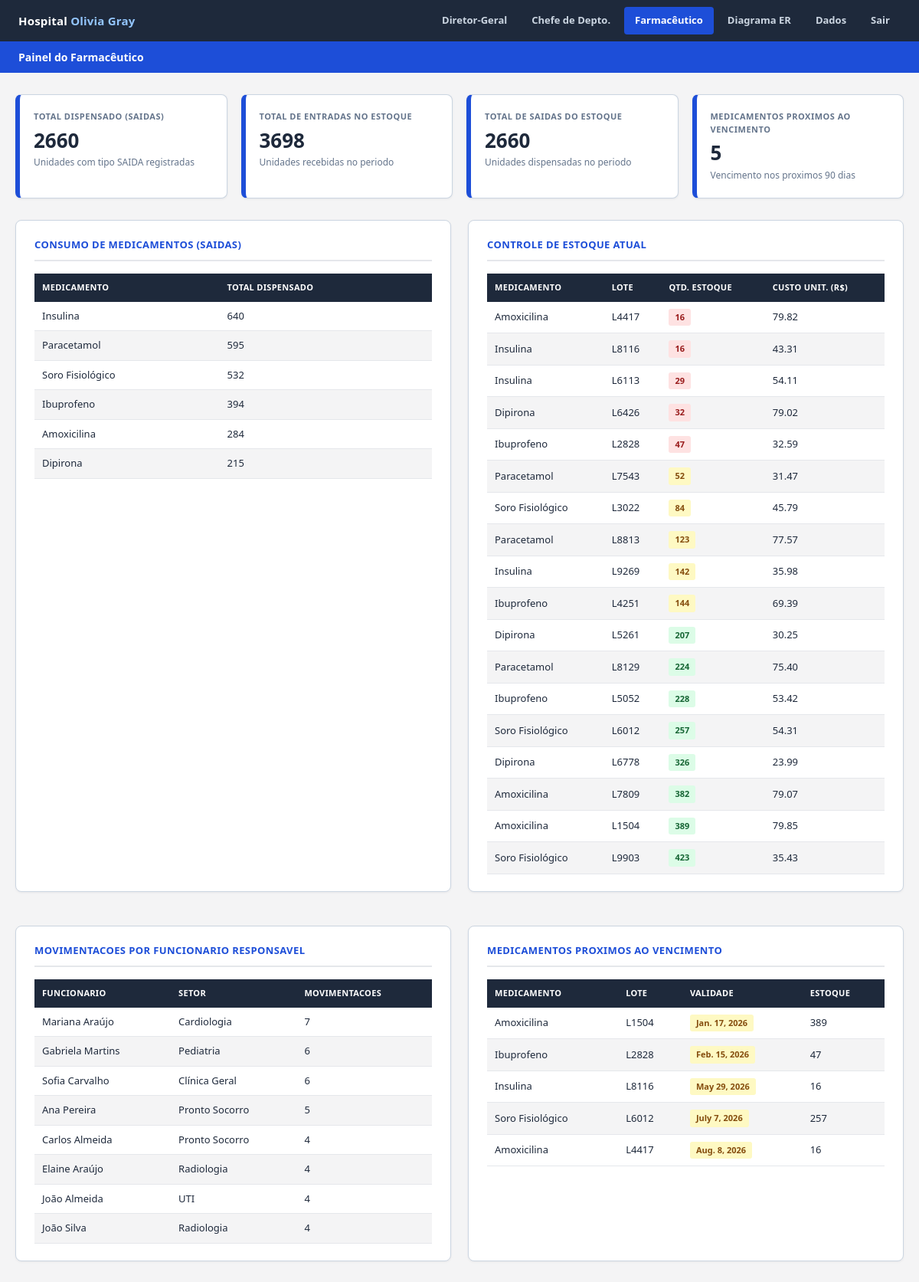
Screenshot of /dashboard/farmaceutico/ with the database file from the repository.
### hospital/models.py (models this page shows, shortened)
class Medicamento(models.Model):
    descricao = models.CharField(max_length=200)
    lote = models.CharField(max_length=50)
    validade = models.DateField()
    quantidade_estoque = models.IntegerField()
    custo_unitario = models.DecimalField(max_digits=10, decimal_places=2)
    class Meta:
        verbose_name = "Medicamento"
        verbose_name_plural = "Medicamentos"

class Funcionario(models.Model):
    nome = models.CharField(max_length=200)
    cargo = models.CharField(max_length=100)
    especialidade = models.CharField(max_length=100, blank=True)
    salario = models.DecimalField(max_digits=10, decimal_places=2)
    setor = models.CharField(max_length=100)
    data_admissao = models.DateField()
    class Meta:
        verbose_name = "Funcionário"
        verbose_name_plural = "Funcionários"

### hospital/views.py (the view)
# urls.py: path("dashboard/farmaceutico/", views.dashboard_farmaceutico, name="dashboard_farmaceutico"),
def dashboard_farmaceutico(request):
    estoque = m.Medicamento.objects.all().order_by("quantidade_estoque")
    total_dispensado = (
        m.MovimentacaoEstoque.objects.filter(tipo_movimentacao="SAIDA")
        .aggregate(total=Sum("quantidade"))["total"] or 0
    )
    consumo_por_medicamento = (
        m.MovimentacaoEstoque.objects.filter(tipo_movimentacao="SAIDA")
        .values("medicamento__descricao")
        .annotate(total_saida=Sum("quantidade"))
        .order_by("-total_saida")
    )
    movimentacao_por_funcionario = (
        m.MovimentacaoEstoque.objects.values(
            "funcionario_responsavel__nome",
            "funcionario_responsavel__setor",
        )
        .annotate(total=Count("id"))
        .order_by("-total")[:8]
    )
    entradas = (
        m.MovimentacaoEstoque.objects.filter(tipo_movimentacao="ENTRADA")
        .aggregate(total=Sum("quantidade"))["total"] or 0
    )
    saidas = (
        m.MovimentacaoEstoque.objects.filter(tipo_movimentacao="SAIDA")
        .aggregate(total=Sum("quantidade"))["total"] or 0
    )
    vencendo = m.Medicamento.objects.filter(
        validade__lte=date.today() + timedelta(days=90)
    ).order_by("validade")
    ctx = {
        "estoque": estoque,
        "total_dispensado": total_dispensado,
        "consumo_por_medicamento": consumo_por_medicamento,
        "movimentacao_por_funcionario": movimentacao_por_funcionario,
        "entradas": entradas,
        "saidas": saidas,
        "vencendo": vencendo,
    }
    return render(request, "hospital/dashboard_farmaceutico.html", ctx)

### hospital/templates/hospital/dashboard_farmaceutico.html (shortened to what this page needs)
{% extends "hospital/dashboard_base.html" %}
{% block subtitulo %}Painel do Farmacêutico{% endblock %}
{% block content %}
<div class="kpi-grid">
    <div class="kpi-card">
        <div class="kpi-label">Total Dispensado (Saidas)</div>
        <div class="kpi-valor">{{ total_dispensado }}</div>
        <div class="kpi-sub">Unidades com tipo SAIDA registradas</div>
    </div>
    <div class="kpi-card">
        <div class="kpi-label">Total de Entradas no Estoque</div>
        <div class="kpi-valor">{{ entradas }}</div>
        <div class="kpi-sub">Unidades recebidas no periodo</div>
    </div>
    <div class="kpi-card">
        <div class="kpi-label">Total de Saidas do Estoque</div>
        <div class="kpi-valor">{{ saidas }}</div>
        <div class="kpi-sub">Unidades dispensadas no periodo</div>
    </div>
    <div class="kpi-card">
        <div class="kpi-label">Medicamentos Proximos ao Vencimento</div>
        <div class="kpi-valor">{{ vencendo|length }}</div>
        <div class="kpi-sub">Vencimento nos proximos 90 dias</div>
    </div>
</div>
<div class="duas-colunas">
    <div class="secao">
        <div class="secao-titulo">Consumo de Medicamentos (Saidas)</div>
        <table>
            <thead>
                <tr>
                    <th>Medicamento</th>
                    <th>Total Dispensado</th>
                </tr>
            </thead>
            <tbody>
                {% for item in consumo_por_medicamento %}
                <tr>
                    <td>{{ item.medicamento__descricao }}</td>
                    <td>{{ item.total_saida }}</td>
                </tr>
                {% empty %}
                <tr><td colspan="2">Nenhuma saida registrada.</td></tr>
                {% endfor %}
            </tbody>
        </table>
    </div>
    <div class="secao">
        <div class="secao-titulo">Controle de Estoque Atual</div>
        <table>
            <thead>
                <tr>
                    <th>Medicamento</th>
                    <th>Lote</th>
                    <th>Qtd. Estoque</th>
                    <th>Custo Unit. (R$)</th>
                </tr>
            </thead>
            <tbody>
                {% for med in estoque %}
                <tr>
                    <td>{{ med.descricao }}</td>
                    <td>{{ med.lote }}</td>
                    <td>
                        {% if med.quantidade_estoque < 50 %}
                        <span class="tag tag-vermelha">{{ med.quantidade_estoque }}</span>
                        {% elif med.quantidade_estoque < 150 %}
                        <span class="tag tag-amarela">{{ med.quantidade_estoque }}</span>
                        {% else %}
                        <span class="tag tag-verde">{{ med.quantidade_estoque }}</span>
                        {% endif %}
                    </td>
                    <td>{{ med.custo_unitario|floatformat:2 }}</td>
                </tr>
                {% empty %}
                <tr><td colspan="4">Nenhum medicamento cadastrado.</td></tr>
                {% endfor %}
            </tbody>
        </table>
    </div>
</div>
<div class="duas-colunas">
    <div class="secao">
        <div class="secao-titulo">Movimentacoes por Funcionario Responsavel</div>
        <table>
            <thead>
                <tr>
                    <th>Funcionario</th>
                    <th>Setor</th>
                    <th>Movimentacoes</th>
                </tr>
            </thead>
            <tbody>
                {% for m in movimentacao_por_funcionario %}
                <tr>
                    <td>{{ m.funcionario_responsavel__nome|default:"-" }}</td>
                    <td>{{ m.funcionario_responsavel__setor|default:"-" }}</td>
                    <td>{{ m.total }}</td>
                </tr>
                {% empty %}
                <tr><td colspan="3">Nenhuma movimentacao registrada.</td></tr>
                {% endfor %}
            </tbody>
        </table>
    </div>
    <div class="secao">
        <div class="secao-titulo">Medicamentos Proximos ao Vencimento</div>
        <table>
            <thead>
                <tr>
                    <th>Medicamento</th>
                    <th>Lote</th>
                    <th>Validade</th>
                    <th>Estoque</th>
                </tr>
            </thead>
            <tbody>
                {% for med in vencendo %}
                <tr>
                    <td>{{ med.descricao }}</td>
                    <td>{{ med.lote }}</td>
                    <td><span class="tag tag-amarela">{{ med.validade }}</span></td>
                    <td>{{ med.quantidade_estoque }}</td>
                </tr>
                {% empty %}
                <tr><td colspan="4">Nenhum medicamento proximo ao vencimento.</td></tr>
                {% endfor %}
            </tbody>
        </table>
    </div>
</div>
{% endblock %}

### hospital/templates/hospital/dashboard_base.html (shortened to what this page needs)
{% load static %}
<!DOCTYPE html>
<html lang="pt-br">
<head>
</head>
<body>
<div class="topbar">
    <div class="marca">Hospital <span>Olivia Gray</span></div>
    <nav class="dash-nav">
        <a href="{% url 'dashboard_diretor' %}" {% if request.resolver_match.url_name == 'dashboard_diretor' %}class="ativo"{% endif %}>Diretor-Geral</a>
        <a href="{% url 'dashboard_chefe' %}" {% if request.resolver_match.url_name == 'dashboard_chefe' %}class="ativo"{% endif %}>Chefe de Depto.</a>
        <a href="{% url 'dashboard_farmaceutico' %}" {% if request.resolver_match.url_name == 'dashboard_farmaceutico' %}class="ativo"{% endif %}>Farmacêutico</a>
        <a href="{% url 'diagrama' %}" {% if request.resolver_match.url_name == 'diagrama' %}class="ativo"{% endif %}>Diagrama ER</a>
        <a href="{% url 'dashboard' %}" {% if request.resolver_match.url_name == 'dashboard' %}class="ativo"{% endif %}>Dados</a>
        <a href="{% url 'login' %}">Sair</a>
    </nav>
</div>
<div class="subbar">
    <span class="titulo-dash">{% block subtitulo %}{% endblock %}</span>
</div>
<main>
{% block content %}{% endblock %}
</main>
</body>
</html>

### hospital/templates/hospital/dashboard_base.html (style rules this page uses)
:root { --azul: #1d4ed8; --azul-escuro: #1e293b; --azul-claro: #3b82f6; --cinza-claro: #f4f4f5; --cinza-medio: #e5e7eb; --cinza-borda: #cbd5e1; --branco: #ffffff; }
* { box-sizing: border-box; }
body { margin: 0; font-family: "Segoe UI", Arial, Helvetica, sans-serif; background-color: var(--cinza-claro); color: var(--azul-escuro); line-height: 1.5; }
.topbar { background-color: var(--azul-escuro); padding: 0 24px; display: flex; align-items: center; justify-content: space-between; height: 54px; position: sticky; top: 0; z-index: 20; }
.topbar .marca { color: var(--branco); font-weight: 700; font-size: 15px; letter-spacing: 0.2px; }
.topbar .marca span { color: #93c5fd; }
nav.dash-nav { display: flex; gap: 4px; }
nav.dash-nav a { color: #cbd5e1; text-decoration: none; padding: 8px 14px; border-radius: 4px; font-size: 13px; font-weight: 600; }
nav.dash-nav a:hover, nav.dash-nav a.ativo { background-color: var(--azul); color: var(--branco); }
.subbar { background-color: var(--azul); padding: 10px 24px; display: flex; align-items: center; gap: 8px; }
.subbar .titulo-dash { color: var(--branco); font-size: 14px; font-weight: 600; }
main { max-width: 1200px; margin: 28px auto; padding: 0 20px 48px 20px; }
.kpi-grid { display: grid; grid-template-columns: repeat(auto-fit, minmax(210px, 1fr)); gap: 18px; margin-bottom: 28px; }
.kpi-card { background-color: var(--branco); border: 1px solid var(--cinza-borda); border-left: 6px solid var(--azul); border-radius: 8px; padding: 20px 18px; box-shadow: 0 1px 3px rgba(30,41,59,0.07); }
.kpi-card .kpi-label { font-size: 11px; font-weight: 700; text-transform: uppercase; letter-spacing: 0.5px; color: #64748b; margin-bottom: 8px; }
.kpi-card .kpi-valor { font-size: 26px; font-weight: 700; color: var(--azul-escuro); line-height: 1.1; }
.kpi-card .kpi-sub { font-size: 12px; color: #64748b; margin-top: 6px; }
.secao { background-color: var(--branco); border: 1px solid var(--cinza-borda); border-radius: 8px; padding: 22px 24px; margin-bottom: 22px; box-shadow: 0 1px 3px rgba(30,41,59,0.06); overflow-x: auto; }
.secao-titulo { font-size: 13px; font-weight: 700; text-transform: uppercase; letter-spacing: 0.4px; color: var(--azul); border-bottom: 2px solid var(--cinza-medio); padding-bottom: 10px; margin-bottom: 16px; }
.duas-colunas { display: grid; grid-template-columns: 1fr 1fr; gap: 22px; margin-bottom: 22px; }
table { width: 100%; border-collapse: collapse; }
table th { background-color: var(--azul-escuro); color: var(--branco); text-align: left; padding: 10px 10px; font-size: 11px; text-transform: uppercase; letter-spacing: 0.3px; white-space: nowrap; }
table td { padding: 9px 10px; border-bottom: 1px solid var(--cinza-medio); font-size: 13px; }
table tr:nth-child(even) td { background-color: var(--cinza-claro); }
.tag { display: inline-block; font-size: 11px; font-weight: 700; padding: 3px 8px; border-radius: 3px; background-color: var(--cinza-medio); color: var(--azul-escuro); }
.tag-verde { background-color: #dcfce7; color: #166534; }
.tag-vermelha { background-color: #fee2e2; color: #991b1b; }
.tag-amarela { background-color: #fef9c3; color: #854d0e; }

### rows the page displays
Medicamento: descricao "Amoxicilina", lote "L4417", quantidade_estoque "16", custo_unitario "79.82", validade "Aug. 8, 2026"
Medicamento: descricao "Insulina", lote "L8116", quantidade_estoque "16", custo_unitario "43.31", validade "May 29, 2026"
Medicamento: descricao "Insulina", lote "L6113", quantidade_estoque "29", custo_unitario "54.11"
Medicamento: descricao "Dipirona", lote "L6426", quantidade_estoque "32", custo_unitario "79.02"
Medicamento: descricao "Ibuprofeno", lote "L2828", quantidade_estoque "47", custo_unitario "32.59", validade "Feb. 15, 2026"
Medicamento: descricao "Paracetamol", lote "L7543", quantidade_estoque "52", custo_unitario "31.47"
Medicamento: descricao "Soro Fisiológico", lote "L3022", quantidade_estoque "84", custo_unitario "45.79"
Medicamento: descricao "Paracetamol", lote "L8813", quantidade_estoque "123", custo_unitario "77.57"
Medicamento: descricao "Insulina", lote "L9269", quantidade_estoque "142", custo_unitario "35.98"
Medicamento: descricao "Ibuprofeno", lote "L4251", quantidade_estoque "144", custo_unitario "69.39"
Medicamento: descricao "Dipirona", lote "L5261", quantidade_estoque "207", custo_unitario "30.25"
Medicamento: descricao "Paracetamol", lote "L8129", quantidade_estoque "224", custo_unitario "75.40"
Medicamento: descricao "Ibuprofeno", lote "L5052", quantidade_estoque "228", custo_unitario "53.42"
Medicamento: descricao "Soro Fisiológico", lote "L6012", quantidade_estoque "257", custo_unitario "54.31", validade "July 7, 2026"
Medicamento: descricao "Dipirona", lote "L6778", quantidade_estoque "326", custo_unitario "23.99"
Medicamento: descricao "Amoxicilina", lote "L7809", quantidade_estoque "382", custo_unitario "79.07"
Medicamento: descricao "Amoxicilina", lote "L1504", quantidade_estoque "389", custo_unitario "79.85", validade "Jan. 17, 2026"
Medicamento: descricao "Soro Fisiológico", lote "L9903", quantidade_estoque "423", custo_unitario "35.43"
Funcionario: funcionario_responsavel__nome "Gabriela Martins", funcionario_responsavel__setor "Pediatria", total "6"
Funcionario: funcionario_responsavel__nome "Sofia Carvalho", funcionario_responsavel__setor "Clínica Geral", total "6"
Funcionario: funcionario_responsavel__nome "Ana Pereira", funcionario_responsavel__setor "Pronto Socorro", total "5"
Funcionario: funcionario_responsavel__nome "Carlos Almeida", funcionario_responsavel__setor "Pronto Socorro", total "4"
Funcionario: funcionario_responsavel__nome "Elaine Araújo", funcionario_responsavel__setor "Radiologia", total "4"
Funcionario: funcionario_responsavel__nome "João Almeida", funcionario_responsavel__setor "UTI", total "4"
Funcionario: funcionario_responsavel__nome "João Silva", funcionario_responsavel__setor "Radiologia", total "4"

### other values shown
{{ total_dispensado }} "2660"
{{ entradas }} "3698"
{{ saidas }} "2660"
{{ vencendo|length }} "5"
{{ item.medicamento__descricao }} "Insulina" "Paracetamol" "Soro Fisiológico" "Ibuprofeno" "Amoxicilina" "Dipirona"
{{ item.total_saida }} "640" "595" "532" "394" "284" "215"
{{ m.funcionario_responsavel__nome|default:"-" }} "Mariana Araújo"
{{ m.funcionario_responsavel__setor|default:"-" }} "Cardiologia"
{{ m.total }} "7"
